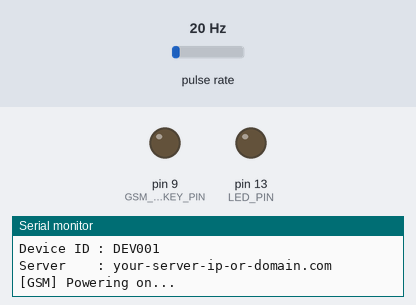
Recording of a sketch running on a simulated Arduino Mega 2560, built with avr-gcc and run on an emulated ATmega2560. Parts: output pins drawn as LEDs (lit = HIGH), the last lines printed to the serial monitor. Wiring (inferred from the names in the program): pulse sensor: data pin 2. The inputs (shaded band) are chosen by the test bench; at power-on: pulse rate 20 Hz. The modem accepts every AT command (registered, SIM ready, sends succeed) and sends nothing else.

Above: at 0.2 s.
At 1.3 s:
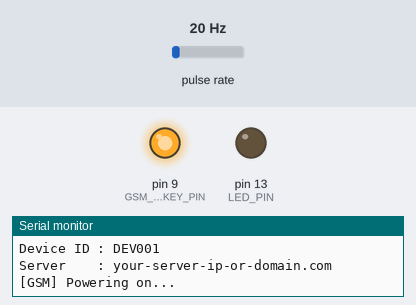
At 60.1 s:
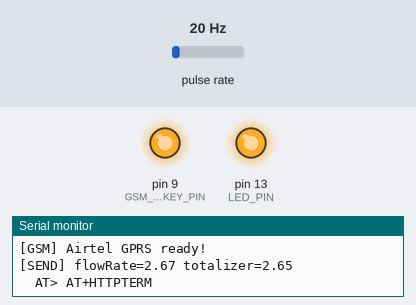
Timing chart, 0 to 121.5 s (numbered marks = the images above):
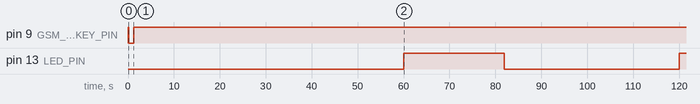

Measured:
- by itself, pin 13 (LED_PIN): LOW → HIGH at 60.0 s, → LOW 22.0 s later, → HIGH 38.0 s later

The sketch:

esr_device.ino
```cpp
/*
 * ESR Tank Management System — IoT Device Firmware
 * Platform : Arduino Mega 2560 + SIM800L
 * SIM Card : Airtel India (airtelgprs.com)
 * Sensor   : YF-S201 Hall-effect flow sensor (or any pulse-output sensor)
 *
 * ──────────────────────────────────────────────────────────────
 * WIRING DIAGRAM
 * ──────────────────────────────────────────────────────────────
 *
 *  Arduino Mega          SIM800L Module
 *  ─────────────         ──────────────
 *  Pin 10 (RX)  ──────►  TX
 *  Pin 11 (TX)  ◄──────  RX
 *  Pin  9       ──────►  PWR_KEY (pulse LOW 1s to power on/off)
 *  GND          ──────►  GND
 *  [External 4.0V 2A] ►  VCC  (DO NOT use Arduino 5V — SIM800L needs ~2A peak)
 *
 *  IMPORTANT — Power Supply:
 *  SIM800L draws up to 2A during GSM TX burst.
 *  Use a buck converter set to exactly 4.0V from a 12V adapter.
 *  Add a 1000µF / 10V capacitor across VCC–GND on SIM800L.
 *  Insufficient power is the #1 cause of Airtel connection failures.
 *
 *  Arduino Mega          YF-S201 Flow Sensor
 *  ─────────────         ───────────────────
 *  5V           ──────►  VCC (Red)
 *  GND          ──────►  GND (Black)
 *  Pin 2 (INT0) ◄──────  Signal (Yellow)  ← interrupt pin required
 *
 * ──────────────────────────────────────────────────────────────
 * AIRTEL APN SETTINGS (India)
 * ──────────────────────────────────────────────────────────────
 *  APN      : airtelgprs.com
 *  Username : (blank)
 *  Password : (blank)
 *  Ensure Airtel SIM has active data plan.
 *  Airtel 2G must be available in your area.
 *  To check: insert SIM in phone → mobile data ON → can you browse?
 *
 * ──────────────────────────────────────────────────────────────
 * FLOW SENSOR CALIBRATION
 * ──────────────────────────────────────────────────────────────
 *  YF-S201  : ~7.5 pulses/sec = 1 L/min  →  450 pulses per liter
 *  YF-DN50  : ~1.25 pulses/sec = 1 L/min →  75 pulses per liter
 *  Adjust PULSES_PER_LITER for your specific sensor.
 * ──────────────────────────────────────────────────────────────
 */

#include <SoftwareSerial.h>
#include <avr/wdt.h>

// ─── Device Configuration ─────────────────────────────────────────────────────
#define DEVICE_ID         "DEV001"
#define IOT_SECRET        "your_iot_device_shared_secret_key_change_in_production"
#define SERVER_HOST       "your-server-ip-or-domain.com"  // No http://
#define SERVER_PORT       5000
#define API_PATH          "/api/iot/data"

// ─── Airtel SIM Configuration ─────────────────────────────────────────────────
#define GSM_APN           "airtelgprs.com"  // Airtel India APN
#define GSM_USER          ""                // Airtel: leave blank
#define GSM_PASS          ""                // Airtel: leave blank

// ─── Pins ─────────────────────────────────────────────────────────────────────
#define GSM_RX_PIN        10
#define GSM_TX_PIN        11
#define GSM_PWRKEY_PIN    9
#define FLOW_SENSOR_PIN   2            // Must be interrupt pin (2 or 3 on Mega)
#define LED_PIN           13

// ─── Timing ───────────────────────────────────────────────────────────────────
#define SEND_INTERVAL_MS  60000UL      // Send every 60 seconds
#define FLOW_WINDOW_MS    1000UL       // Flow rate calculation window

// ─── Flow Calibration ─────────────────────────────────────────────────────────
#define PULSES_PER_LITER  450.0        // YF-S201: 7.5 pulse/sec × 60 = 450/L
#define LITERS_PER_PULSE  (1.0 / PULSES_PER_LITER)

// ─── AT Command Timeouts ──────────────────────────────────────────────────────
#define AT_SHORT          3000UL
#define AT_MEDIUM         10000UL
#define AT_LONG           30000UL
#define AT_HTTP_WAIT      20000UL

// ─── Globals ──────────────────────────────────────────────────────────────────
SoftwareSerial gsmSerial(GSM_RX_PIN, GSM_TX_PIN);

volatile uint32_t pulseCount    = 0;
float    flowRate               = 0.0;   // L/min
float    totalizer              = 0.0;   // Liters accumulated today
uint32_t lastFlowCalcTime       = 0;
uint32_t lastSendTime           = 0;
uint8_t  lastResetHour          = 255;
bool     gsmReady               = false;

// ─── ISR: Count flow pulses ───────────────────────────────────────────────────
void flowPulseISR() {
  pulseCount++;
}

// ═══════════════════════════════════════════════════════════════════════════════
void setup() {
  Serial.begin(9600);
  gsmSerial.begin(9600);
  pinMode(LED_PIN, OUTPUT);
  pinMode(GSM_PWRKEY_PIN, OUTPUT);
  pinMode(FLOW_SENSOR_PIN, INPUT_PULLUP);
  attachInterrupt(digitalPinToInterrupt(FLOW_SENSOR_PIN), flowPulseISR, FALLING);

  Serial.println(F("=== ESR IoT Device Boot ==="));
  Serial.print(F("Device ID : ")); Serial.println(F(DEVICE_ID));
  Serial.print(F("Server    : ")); Serial.println(F(SERVER_HOST));

  gsmPowerOn();
  gsmReady = initGSM();

  wdt_enable(WDTO_8S);   // Hardware watchdog — resets device if stuck > 8s
}

// ═══════════════════════════════════════════════════════════════════════════════
void loop() {
  wdt_reset();
  uint32_t now = millis();

  // ── 1. Calculate flow rate every 1 second ───────────────────────────────────
  if (now - lastFlowCalcTime >= FLOW_WINDOW_MS) {
    noInterrupts();
    uint32_t pulses = pulseCount;
    pulseCount = 0;
    interrupts();

    // flowRate (L/min) = (pulses in 1 sec × 60) / pulses-per-liter
    flowRate   = ((float)pulses * 60.0) / PULSES_PER_LITER;
    totalizer += (float)pulses * LITERS_PER_PULSE;

    lastFlowCalcTime = now;
  }

  // ── 2. Midnight totalizer reset ─────────────────────────────────────────────
  checkMidnightReset();

  // ── 3. Send data every 60 seconds ───────────────────────────────────────────
  if (now - lastSendTime >= SEND_INTERVAL_MS) {
    lastSendTime = now;
    digitalWrite(LED_PIN, HIGH);

    if (!gsmReady) {
      Serial.println(F("[GSM] Not ready, reinitialising..."));
      gsmReady = initGSM();
    }

    if (gsmReady) {
      bool ok = sendData(flowRate, totalizer);
      if (!ok) {
        Serial.println(F("[SEND] Failed — will retry next cycle"));
        gsmReady = false;
      }
    }

    digitalWrite(LED_PIN, LOW);
  }
}

// ═══════════════════════════════════════════════════════════════════════════════
//  GSM Functions
// ═══════════════════════════════════════════════════════════════════════════════

void gsmPowerOn() {
  Serial.println(F("[GSM] Powering on..."));
  digitalWrite(GSM_PWRKEY_PIN, HIGH);
  delay(100);
  digitalWrite(GSM_PWRKEY_PIN, LOW);
  delay(1100);   // Pulse PWR_KEY LOW for 1 second
  digitalWrite(GSM_PWRKEY_PIN, HIGH);
  delay(3000);   // Wait for module to boot
}

bool initGSM() {
  Serial.println(F("[GSM] Initialising for Airtel..."));
  wdt_reset();

  // ── Step 1: Confirm module is alive ─────────────────────────────────────────
  // Try up to 5 times — SIM800L may still be booting
  bool moduleAlive = false;
  for (int i = 0; i < 5; i++) {
    wdt_reset();
    if (sendAT("AT", "OK", AT_SHORT)) { moduleAlive = true; break; }
    Serial.print('.');
    delay(1000);
  }
  if (!moduleAlive) {
    Serial.println(F("[GSM] Module not responding — check power and wiring"));
    return false;
  }

  sendAT("ATE0",     "OK", AT_SHORT);   // Echo off
  sendAT("AT+CMEE=2","OK", AT_SHORT);   // Verbose error reporting

  // ── Step 2: Check SIM card is inserted and unlocked ─────────────────────────
  if (!waitForResponse("AT+CPIN?", "+CPIN: READY", AT_MEDIUM)) {
    Serial.println(F("[GSM] SIM not ready — check SIM is inserted properly"));
    return false;
  }
  Serial.println(F("[GSM] SIM OK"));

  // ── Step 3: Check signal strength (AT+CSQ) ──────────────────────────────────
  // CSQ: 0–9 = poor, 10–14 = fair, 15–19 = good, 20–31 = excellent
  // 99 = no signal
  gsmSerial.println("AT+CSQ");
  delay(500);
  String csqResp = "";
  while (gsmSerial.available()) csqResp += (char)gsmSerial.read();
  Serial.print(F("[GSM] Signal: ")); Serial.println(csqResp);

  if (csqResp.indexOf("+CSQ: 99") >= 0 || csqResp.indexOf("+CSQ: 0") >= 0) {
    Serial.println(F("[GSM] No Airtel signal — check antenna and 2G coverage"));
    // Continue anyway — signal can improve
  }

  // ── Step 4: Force automatic operator selection (picks Airtel) ───────────────
  sendAT("AT+COPS=0", "OK", AT_MEDIUM);

  // ── Step 5: Wait for Airtel network registration ─────────────────────────────
  Serial.print(F("[GSM] Registering on Airtel"));
  bool registered = false;
  for (int i = 0; i < 60; i++) {      // Wait up to 60 seconds
    wdt_reset();
    if (isNetworkRegistered()) {
      registered = true;
      Serial.println(F(" OK"));
      break;
    }
    Serial.print('.');
    delay(1000);
  }
  if (!registered) {
    Serial.println(F("\n[GSM] Network registration failed"));
    Serial.println(F("      Check: Airtel 2G in your area? SIM active?"));
    return false;
  }

  // Show which operator we registered on
  gsmSerial.println("AT+COPS?");
  delay(500);
  String opsResp = "";
  while (gsmSerial.available()) opsResp += (char)gsmSerial.read();
  Serial.print(F("[GSM] Operator: ")); Serial.println(opsResp);

  // ── Step 6: Set PDP context with Airtel APN ──────────────────────────────────
  // This is required before opening the HTTP bearer on some Airtel SIMs
  sendAT("AT+CGDCONT=1,\"IP\",\"" GSM_APN "\"", "OK", AT_SHORT);

  // Detach then re-attach GPRS for a clean state
  sendAT("AT+CGATT=0", "OK", AT_MEDIUM);
  delay(1000);
  wdt_reset();
  sendAT("AT+CGATT=1", "OK", AT_MEDIUM);
  delay(1000);
  wdt_reset();

  // ── Step 7: Configure SAPBR bearer (used by AT+HTTP commands) ───────────────
  // Always close first to avoid "already open" errors
  sendAT("AT+SAPBR=0,1", "OK", AT_MEDIUM);
  delay(1000);

  sendAT("AT+SAPBR=3,1,\"CONTYPE\",\"GPRS\"", "OK", AT_SHORT);
  sendGSMParam("AT+SAPBR=3,1,\"APN\",\"", GSM_APN, "\"");
  // Airtel username/password are blank — skip if empty

  // ── Step 8: Open bearer ──────────────────────────────────────────────────────
  wdt_reset();
  Serial.println(F("[GSM] Opening Airtel GPRS bearer..."));
  if (!sendAT("AT+SAPBR=1,1", "OK", AT_LONG)) {
    Serial.println(F("[GSM] Bearer open failed — retrying in 5s"));
    delay(5000);
    wdt_reset();
    if (!sendAT("AT+SAPBR=1,1", "OK", AT_LONG)) {
      Serial.println(F("[GSM] Bearer failed. Check APN = airtelgprs.com"));
      return false;
    }
  }

  // ── Step 9: Confirm IP address was assigned ───────────────────────────────────
  gsmSerial.println("AT+SAPBR=2,1");
  delay(500);
  String ipResp = "";
  while (gsmSerial.available()) ipResp += (char)gsmSerial.read();
  Serial.print(F("[GSM] Airtel IP: ")); Serial.println(ipResp);

  if (ipResp.indexOf("0.0.0.0") >= 0) {
    Serial.println(F("[GSM] IP is 0.0.0.0 — GPRS not active. Check data plan."));
    return false;
  }

  Serial.println(F("[GSM] Airtel GPRS ready!"));
  return true;
}

// ─── Send one IoT data payload via HTTP POST ──────────────────────────────────
bool sendData(float flow, float total) {
  Serial.print(F("[SEND] flowRate="));
  Serial.print(flow, 2);
  Serial.print(F(" totalizer="));
  Serial.println(total, 2);
  wdt_reset();

  // Build JSON payload
  char body[128];
  dtostrf(flow,  1, 2, body);  // temp buffer
  char flowStr[12]; strcpy(flowStr, body);
  dtostrf(total, 1, 2, body);
  char totalStr[12]; strcpy(totalStr, body);

  char payload[160];
  snprintf(payload, sizeof(payload),
    "{\"deviceId\":\"%s\",\"flowRate\":%s,\"totalizer\":%s}",
    DEVICE_ID, flowStr, totalStr
  );

  int bodyLen = strlen(payload);

  // ── HTTP sequence ────────────────────────────────────────────────────────────
  sendAT("AT+HTTPTERM", "OK", AT_SHORT);   // Ensure clean state
  delay(500);

  if (!sendAT("AT+HTTPINIT", "OK", AT_SHORT)) return false;

  sendAT("AT+HTTPPARA=\"CID\",1", "OK", AT_SHORT);

  // Build URL
  char urlCmd[128];
  snprintf(urlCmd, sizeof(urlCmd),
    "AT+HTTPPARA=\"URL\",\"http://%s:%d%s\"",
    SERVER_HOST, SERVER_PORT, API_PATH
  );
  sendAT(urlCmd, "OK", AT_SHORT);

  sendAT("AT+HTTPPARA=\"CONTENT\",\"application/json\"", "OK", AT_SHORT);

  // Custom header: X-Device-Secret
  char hdrCmd[128];
  snprintf(hdrCmd, sizeof(hdrCmd),
    "AT+HTTPPARA=\"USERDATA\",\"X-Device-Secret: %s\\r\\n\"",
    IOT_SECRET
  );
  sendAT(hdrCmd, "OK", AT_SHORT);

  // Send body
  char dataCmd[32];
  snprintf(dataCmd, sizeof(dataCmd), "AT+HTTPDATA=%d,10000", bodyLen);
  if (!sendAT(dataCmd, "DOWNLOAD", AT_MEDIUM)) {
    sendAT("AT+HTTPTERM", "OK", AT_SHORT);
    return false;
  }

  gsmSerial.print(payload);
  delay(1000);

  // Execute POST
  wdt_reset();
  if (!sendAT("AT+HTTPACTION=1", "+HTTPACTION", AT_HTTP_WAIT)) {
    sendAT("AT+HTTPTERM", "OK", AT_SHORT);
    return false;
  }

  // Parse HTTP status code from +HTTPACTION: 1,<code>,<len>
  String response = readGSMLine(2000);
  sendAT("AT+HTTPTERM", "OK", AT_SHORT);

  if (response.indexOf(",200,") >= 0 || response.indexOf(",201,") >= 0) {
    Serial.println(F("[SEND] OK 200"));
    return true;
  }

  Serial.print(F("[SEND] Unexpected response: "));
  Serial.println(response);
  return false;
}

// ─── Midnight totalizer reset ─────────────────────────────────────────────────
void checkMidnightReset() {
  // Query GSM network time via AT+CCLK?
  // Response format: +CCLK: "26/05/22,00:01:05+22"
  // Only parse hour field and reset once per day

  // This runs every 60s at most — only query at the start of a new hour
  static uint32_t lastHourCheck = 0;
  if (millis() - lastHourCheck < 55000UL) return;
  lastHourCheck = millis();

  gsmSerial.println("AT+CCLK?");
  delay(500);
  String resp = "";
  while (gsmSerial.available()) resp += (char)gsmSerial.read();

  // Parse hour from response: "YY/MM/DD,HH:MM:SS+TZ"
  int cclkIdx = resp.indexOf("+CCLK:");
  if (cclkIdx < 0) return;

  // Extract HH from ",HH:MM:SS"
  int commaIdx = resp.indexOf(',', cclkIdx);
  if (commaIdx < 0) return;

  int hour = resp.substring(commaIdx + 1, commaIdx + 3).toInt();

  if (hour == 0 && lastResetHour != 0) {
    totalizer = 0.0;
    Serial.println(F("[RESET] Midnight — totalizer reset to 0"));
  }
  lastResetHour = hour;
}

// ═══════════════════════════════════════════════════════════════════════════════
//  AT Command Helpers
// ═══════════════════════════════════════════════════════════════════════════════

// Send AT command and wait for expected response
bool sendAT(const char* cmd, const char* expected, uint32_t timeout) {
  while (gsmSerial.available()) gsmSerial.read();   // Flush
  gsmSerial.println(cmd);
  Serial.print(F("  AT> ")); Serial.println(cmd);

  uint32_t start = millis();
  String resp = "";
  while (millis() - start < timeout) {
    while (gsmSerial.available()) {
      char c = gsmSerial.read();
      resp += c;
    }
    if (resp.indexOf(expected) >= 0) {
      return true;
    }
    if (resp.indexOf("ERROR") >= 0) {
      Serial.print(F("  AT< ERROR: ")); Serial.println(resp);
      return false;
    }
    wdt_reset();
  }
  Serial.print(F("  AT< TIMEOUT: ")); Serial.println(resp);
  return false;
}

bool waitForResponse(const char* cmd, const char* expected, uint32_t timeout) {
  return sendAT(cmd, expected, timeout);
}

bool isNetworkRegistered() {
  gsmSerial.println("AT+CREG?");
  delay(500);
  String resp = "";
  while (gsmSerial.available()) resp += (char)gsmSerial.read();
  // 0,1 = registered home, 0,5 = registered roaming
  return (resp.indexOf(",1") >= 0 || resp.indexOf(",5") >= 0);
}

void sendGSMParam(const char* prefix, const char* value, const char* suffix) {
  char cmd[100];
  snprintf(cmd, sizeof(cmd), "%s%s%s", prefix, value, suffix);
  sendAT(cmd, "OK", AT_SHORT);
}

String readGSMLine(uint32_t timeout) {
  String line = "";
  uint32_t start = millis();
  while (millis() - start < timeout) {
    while (gsmSerial.available()) {
      char c = gsmSerial.read();
      if (c == '\n') return line;
      if (c >= ' ') line += c;
    }
    wdt_reset();
  }
  return line;
}
```
